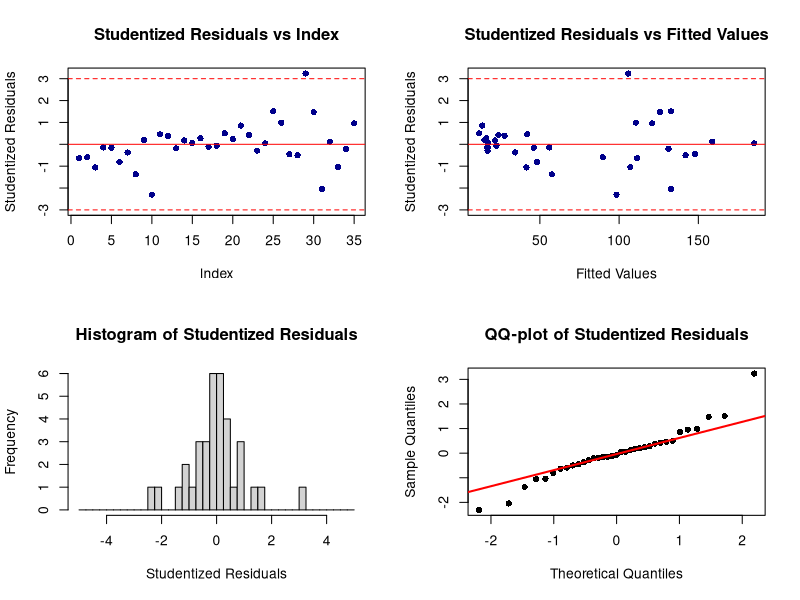
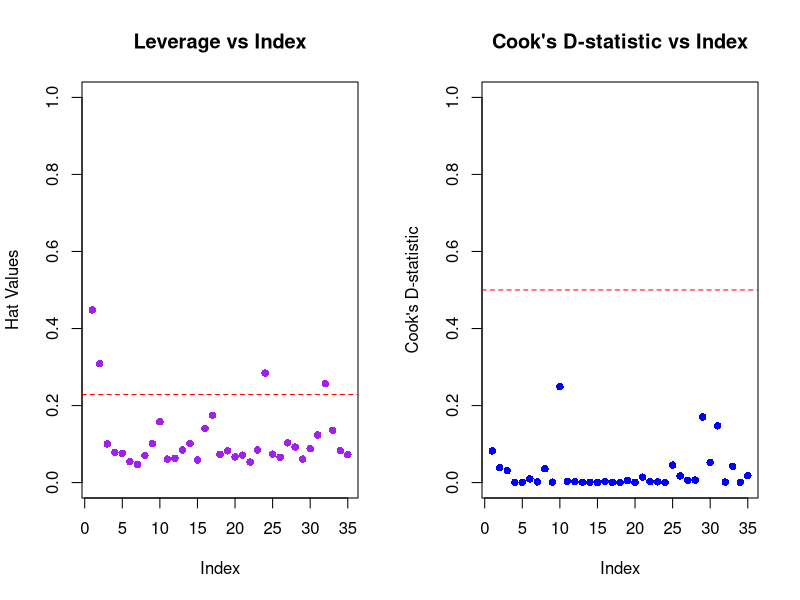
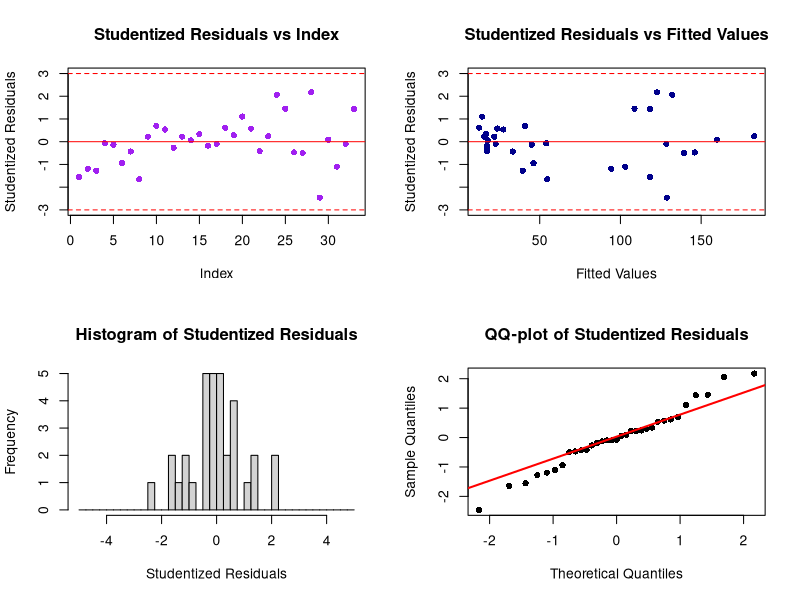
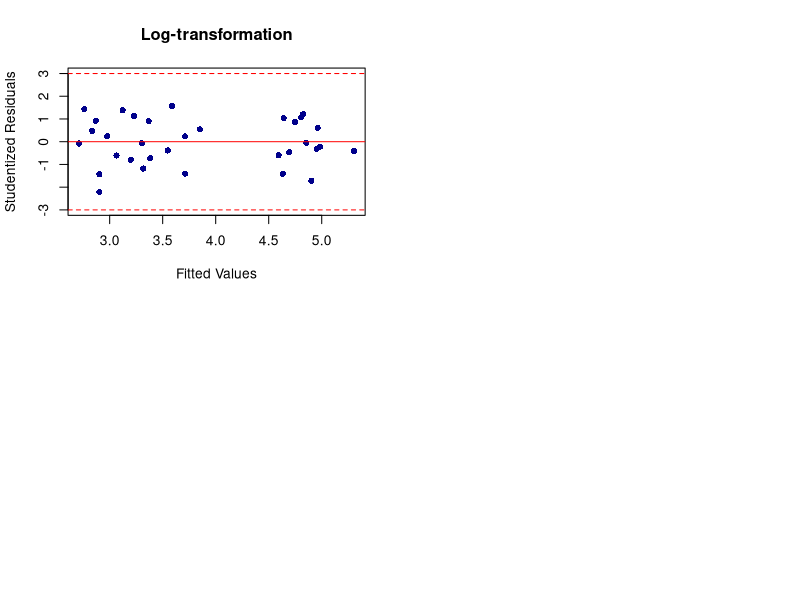

These charts were generated, in order, by the following R code:
## ---- chunk 1
# Read in data
forestry <- read.csv("forestry.csv", header = T)
## ---- chunk 2
# Full model
model <- lm(area ~ height + caliper + htcal, data = forestry)
summ <- summary(model)

# Derive Studentized residuals
n <- dim(forestry)[1]
sigma_hat <- summ$sigma # Sigma-hat
X <- cbind(rep(1, n), forestry$height, forestry$caliper, forestry$htcal) # X matrix
H <- X %*% solve(t(X) %*% X) %*% t(X) # Hat matrix
h <- diag(H) # Diagonal elements of H
st_resid <- model$residuals/(sigma_hat*sqrt(1-h)) # Studentized Residuals

par(mfrow = c(2,2))

# Plot of Studentized Residuals vs Index
index <- 1:n
plot(st_resid, ylim = c(min(-3, min(st_resid)),max(3, max(st_resid))), 
     col = "darkblue", xlab = "Index", pch = 16,
     ylab = "Studentized Residuals", main = "Studentized Residuals vs Index")
abline(h=c(0,3,-3), lty = c(1,2,2), col = "red")

# Plot of Studentized Residuals vs Fitted Values
plot(model$fitted.values, st_resid, ylim = c(min(-3, min(st_resid)),
                                             max(3, max(st_resid))), 
     col = "darkblue", pch = 16, 
     xlab = "Fitted Values", ylab = "Studentized Residuals", 
     main = "Studentized Residuals vs Fitted Values")
abline(h=c(0,3,-3), lty = c(1,2,2), col = "red")

## Histogram of Studentized Residuals
hist(x = st_resid, xlab = "Studentized Residuals", 
     main = "Histogram of Studentized Residuals", breaks=seq(-5,5,0.25))

## QQ-Plot of Studentized Residuals
qqnorm(st_resid, pch = 16, main = "QQ-plot of Studentized Residuals")
qqline((st_resid), col = "red", lwd = 2)
## ---- chunk 3
larStRes <- max(st_resid)
indexLarStRes <- which(st_resid == larStRes)
print(paste("Observation with the largest Studentized Residual:", indexLarStRes))

# Leverage calculations
lev <- hatvalues(model)
n <- length(lev)
index <- 1:n
avLev = mean(lev)
highLev = which(lev > (2*avLev))
print(paste(c("Observations with 'high' leverage:", highLev), collapse = " "))

# Cook's D-statistic calculations
cooks <- cooks.distance(model)
n <- length(cooks)
index <- 1:n
sortedCooks <- sort(cooks, decreasing = T)
highestCooks <- sortedCooks[1:3]
mostInf <- c()
for(i in 1:3) {
 mostInf <- append(mostInf, which(cooks == highestCooks[i]))
}
print(paste(c("Three most influential observations:", mostInf), collapse=" "))
## ---- chunk 4
par(mfrow = c(1,2))
# Plot of Leverage vs Index
plot(x = index, y = lev, col = "purple", pch = 16, xlab = "Index", 
     ylab = "Hat Values", ylim = c(0,1), main = "Leverage vs Index")
abline(h = (2*avLev), col = "red", lty = 2)

# Plot of Cook's D-statistic vs Index
plot(x = index, y = cooks, col = "blue", pch = 16, xlab = "Index", 
     ylab = "Cook's D-statistic", ylim = c(0,1), main = "Cook's D-statistic vs Index")
abline(h = 0.5, col = "red", lty = 2)
## ---- chunk 5
# Delete observations 10 and 29
newForestry <- forestry[-c(10,29),]

# New model
newModel <- lm(area ~ height + caliper + htcal, data = newForestry)
newSumm <- summary(newModel)

# Derive Studentized residuals
n <- dim(newForestry)[1]
sigma_hat <- newSumm$sigma # Sigma-hat
X <- cbind(rep(1, n), newForestry$height, newForestry$caliper, newForestry$htcal) # X matrix
H <- X %*% solve(t(X) %*% X) %*% t(X) # Hat matrix
h <- diag(H) # Diagonal elements of H
stRes <- newModel$residuals/(sigma_hat*sqrt(1-h)) # Studentized Residuals

par(mfrow = c(2,2))

# Plot of Studentized Residuals vs Index
index <- 1:n
plot(stRes, ylim = c(min(-3, min(stRes)),max(3, max(stRes))),
     col = "purple", pch = 16, xlab = "Index", 
     ylab = "Studentized Residuals", main = "Studentized Residuals vs Index")
abline(h=c(0,3,-3), lty = c(1,2,2), col = "red")

# Plot of Studentized Residuals vs Fitted Values
plot(newModel$fitted.values, stRes, ylim = c(min(-3, min(stRes)),max(3, max(stRes))),
     col = "darkblue", pch = 16, 
     xlab = "Fitted Values", ylab = "Studentized Residuals", 
     main = "Studentized Residuals vs Fitted Values")
abline(h=c(0,3,-3), lty = c(1,2,2), col = "red")

## Histogram of Studentized Residuals
hist(x = stRes, xlab = "Studentized Residuals", 
     main = "Histogram of Studentized Residuals", breaks=seq(-5,5,0.25))

## QQ-Plot of Studentized Residuals
qqnorm(stRes, pch = 16, main = "QQ-plot of Studentized Residuals")
qqline((stRes), col = "red", lwd = 2)
## ---- chunk 6
# Model of log(area) without observarions 10 and 29 
logModel <- lm(log(area) ~ height + caliper + htcal, data = newForestry)
logSumm <- summary(logModel)

# Derive Studentized residuals
n <- dim(newForestry)[1]
sigma_hat <- logSumm$sigma # Sigma-hat
X <- cbind(rep(1, n), newForestry$height, newForestry$caliper, newForestry$htcal) # X matrix
H <- X %*% solve(t(X) %*% X) %*% t(X) # Hat matrix
h <- diag(H) # Diagonal elements of H
logStRes <- logModel$residuals/(sigma_hat*sqrt(1-h)) # Studentized Residuals

# Plot of Studentized Residuals vs Fitted Values
plot(logModel$fitted.values, logStRes, ylim = c(min(-3, min(logStRes)),
                                                max(3, max(logStRes))), 
     col = "darkblue", pch = 16, 
     xlab = "Fitted Values", ylab = "Studentized Residuals", 
     main = "Log-transformation")
abline(h=c(0,3,-3), lty = c(1,2,2), col = "red")
## ---- chunk 7

